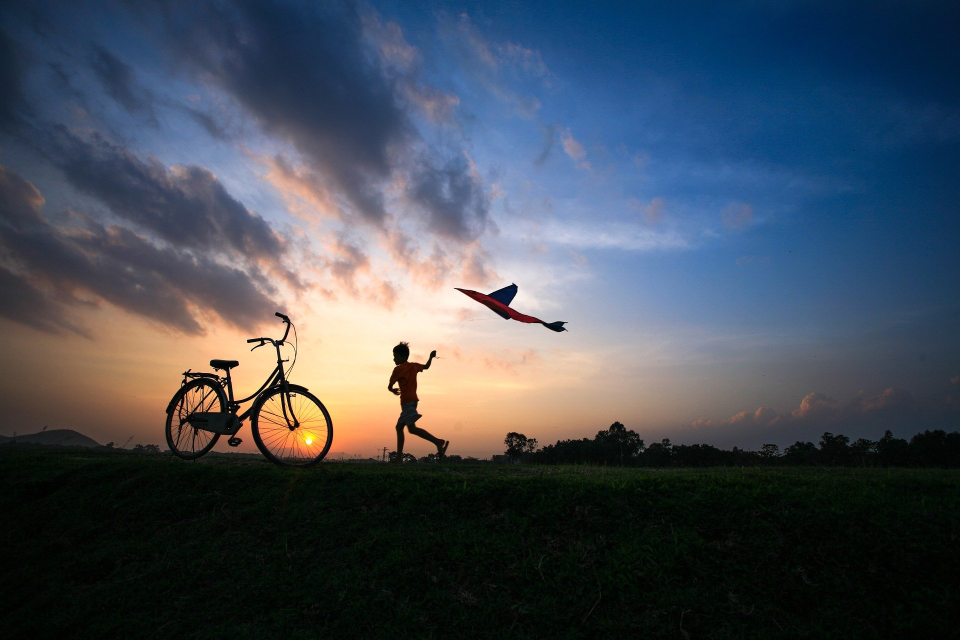
#> input picture Image/Boy.jpg, 1920 x 1280 px, found by its file name (shown at 1/2 size)
$ python Resizing_an_Image.Py
#> lines starting #> are read from the running program, lines starting #| are printed output that depends on the picture
#Import required Image library
from PIL import Image
#Create an Image Object from an Image
im = Image.open("Image/Boy.jpg")
#> im is the input picture: PIL image 1920x1280 RGB; mean R, G, B 68.7, 76.5, 87.3
#Display actual image
# im.show()
#Make the new image half the width and half the height of the original image
resized_im = im.resize((round(im.size[0]*0.5), round(im.size[1]*0.5)))
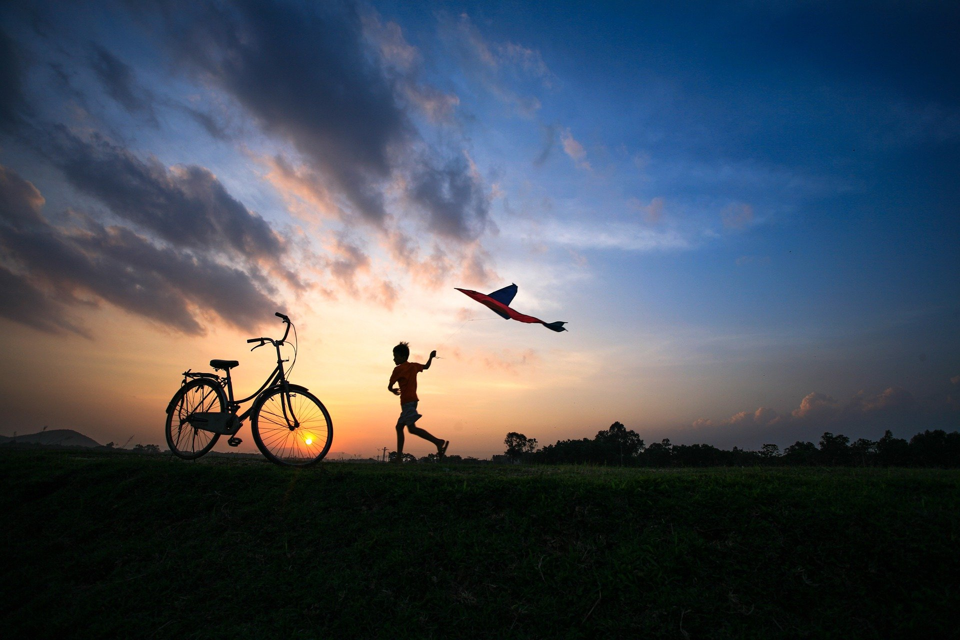
#> resized_im: PIL image 960x640 RGB; mean R, G, B 68.7, 76.5, 87.3
#Display the resized imaged
resized_im.show()
#Save the cropped image
# resized_im.save('resizedBeach1.jpg')
